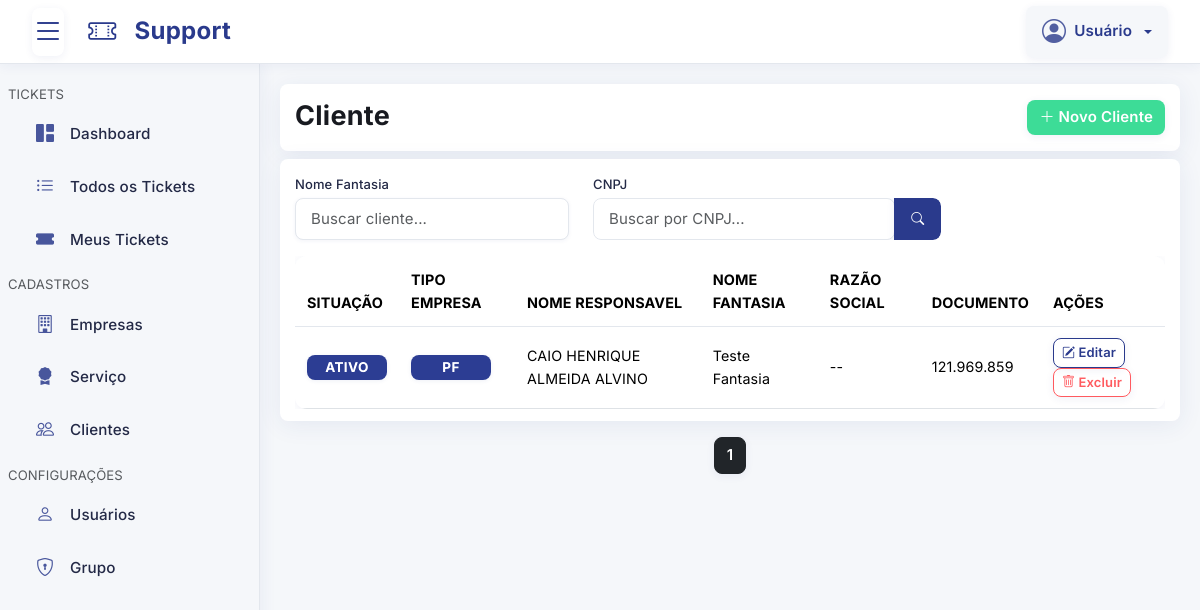
Before: /pages/cliente/index.php?cliente_id=2 with the older database file.
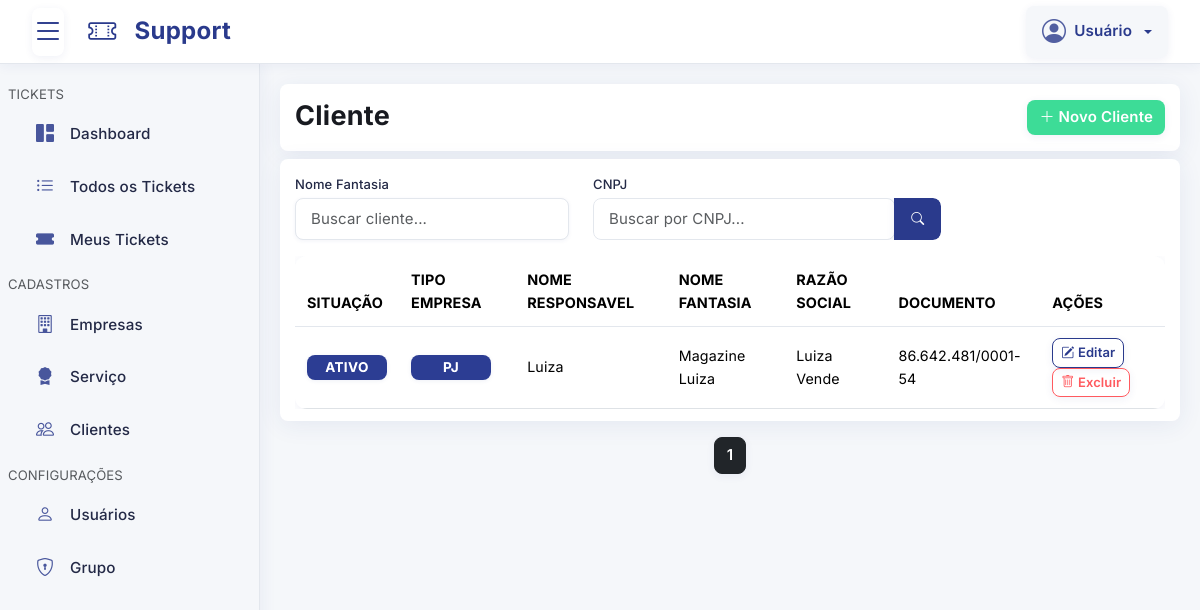
After: the same page with the newer database file.
### tables this page shows
CREATE TABLE `cliente` (
  `id` int(11) NOT NULL,
  `usuario_id` int(11) NOT NULL,
  `tipo` varchar(255) NOT NULL DEFAULT 'CNPJ' COMMENT 'CNPJ ou CPF',
  `documento` varchar(255) NOT NULL COMMENT 'xx.xxx.xxx/xxxx-xx ou xxx.xxx.xxx-xx',
  `razao_social` varchar(255) DEFAULT NULL,
  `nome_fantasia` varchar(255) NOT NULL,
  `telefone` varchar(20) NOT NULL COMMENT 'Formato: (XX) X XXXX-XXXX',
  `email` varchar(255) DEFAULT NULL,
  `responsavel_nome` varchar(255) NOT NULL,
  `responsavel_email` varchar(255) DEFAULT NULL,
  `responsavel_telefone` varchar(20) NOT NULL COMMENT 'Formato: (XX) X XXXX-XXXX',
  `responsavel_documento` varchar(18) NOT NULL COMMENT 'CPF: XXX.XXX.XXX-XX ou RG',
  `cep` varchar(10) DEFAULT NULL COMMENT 'Formato: XXXXX-XXX',
  `cidade` varchar(255) DEFAULT NULL,
  `estado` varchar(255) DEFAULT NULL,
  `pais` varchar(255) DEFAULT NULL,
  `endereco` varchar(255) DEFAULT NULL,
  `numero` varchar(50) DEFAULT NULL,
  `bairro` varchar(255) DEFAULT NULL,
  `situacao` tinyint(1) NOT NULL DEFAULT 1 COMMENT '0 = INATIVO ou 1 = ATIVO',
  `cadastrado` timestamp NULL DEFAULT current_timestamp(),
  `alterado` timestamp NULL DEFAULT current_timestamp() ON UPDATE current_timestamp()
);

### config/Database.php (called while the page is built, shortened)
<?php
class Database
{
    private $host = "localhost";
    private $dbName = "support_ticket_manager";
    private $username = "root";
    private $password = "";
    private $pdo;
    private function connect()
    {
        $dsn = "mysql:host={$this->host};dbname={$this->dbName};";
        try {
            $this->pdo = new PDO(
                $dsn,
                $this->username,
                $this->password,
                array(PDO::MYSQL_ATTR_INIT_COMMAND => "SET NAMES utf8")
            );
            $this->pdo->setAttribute(PDO::ATTR_ERRMODE, PDO::ERRMODE_EXCEPTION);
            $this->pdo->setAttribute(PDO::ATTR_DEFAULT_FETCH_MODE, PDO::FETCH_ASSOC);
        } catch (PDOException $e) {
            $this->error = $e->getMessage();
            die("Erro ao conectar ao banco de dados: {$this->error}");
        }
    }
    public function getConnection()
    {
        try {
            return $this->pdo;
        } catch (PDOException $e) {
            $this->error = $e->getMessage();
            die("Erro ao conectar ao banco de dados: {$this->error}");
        }
    }
}

### config/Cliente.php (called while the page is built, shortened)
<?php
class Cliente
{
    private $db;
    public function __construct($db)
    {
        $this->db = $db;
    }
    public function index($parametros = array())
    {
        try {
            $cliente_id = isset($parametros["cliente_id"]) ? $parametros["cliente_id"] : NULL;
            $nome_fantasia = isset($parametros["nome_fantasia"]) ? $parametros["nome_fantasia"] : NULL;
            $documento = isset($parametros["documento"]) ? $parametros["documento"] : NULL;
            $pagina = isset($parametros["pagina"]) ? $parametros["pagina"] : 1;
            $limite = isset($parametros["limite"]) ? $parametros["limite"] : 10;
            $where = array();
            $query = "SELECT `cliente`.*";
            $queryCount = "SELECT COUNT(`cliente`.`id`)";
            $query .= " FROM `cliente`";
            $queryCount .= " FROM `cliente`";
            if ($cliente_id) {
                $where[] = "`cliente`.`id` = :cliente_id";
            }
            if ($where) {
                $query .= " WHERE " . implode(" AND ", $where);
                $queryCount .= " WHERE " . implode(" AND ", $where);
            }
            $query .= " ORDER BY `cliente`.`nome_fantasia` ASC";
            $query .= " LIMIT :limite OFFSET :offset";
            $stmt = $this->db->prepare($query);
            $stmtCount = $this->db->prepare($queryCount);
            if ($cliente_id) {
                $stmt->bindParam(":cliente_id", $cliente_id, PDO::PARAM_INT);
                $stmtCount->bindParam(":cliente_id", $cliente_id, PDO::PARAM_INT);
            }
            $offset = ($pagina - 1) * $limite;
            $stmt->bindParam(":limite", $limite, PDO::PARAM_INT);
            $stmt->bindParam(":offset", $offset, PDO::PARAM_INT);
            $stmt->execute();
            $stmtCount->execute();
            $resultados = $stmt->fetchAll(PDO::FETCH_OBJ);
            $total = $stmtCount->fetchColumn();
            $paginação = array(
                "pagina" => $pagina,
                "limite" => $limite,
                "total" => $total,
                "total_paginas" => ceil($total / $limite)
            );
            return array(
                "resultados" => $resultados,
                "paginacao" => $paginação
            );
        } catch (\Throwable $th) {
            return array(
                "erro" => $th->getMessage() . " -> " . $th->getLine(),
                "resultados" => [],
                "paginacao" => array(
                    "pagina" => 1,
                    "limite" => 100,
                    "total" => 0,
                    "total_paginas" => 1
                )
            );
        }
    }
}

### pages/cliente/index.php (the view, shortened to what the changed rows need)
<?php include("../template/topo.php"); ?>
<?php
$cliente_id = isset($_GET["cliente_id"]) ? $_GET["cliente_id"] : NULL;
$empresa_id = isset($_GET["empresa_id"]) ? $_GET["empresa_id"] : NULL;
$documento = isset($_GET["documento"]) ? $_GET["documento"] : NULL;
$nome_fantasia = isset($_GET["nome_fantasia"]) ? $_GET["nome_fantasia"] : NULL;
$pagina = isset($_GET["pagina"]) ? $_GET["pagina"] : 1;
$indexRegistros = $classCliente->index([
    "cliente_id" => $cliente_id,
    "empresa_id" => $empresa_id,
    "documento" => $documento,
    "nome_fantasia" => $nome_fantasia,
    "pagina" => $pagina,
    "limite" => 15
]);
$registros = $indexRegistros["resultados"];
?>
<header class="sessao">
    <div class="row">
        <div class="col-xl-6 col-lg-6 col-md-6 col-sm-12 col-12 my-1">
            <h1 class="titulo">Cliente
            </h1>
        </div>
    </div>
</header>
<div class="sessao">
    <?php if (count($registros) == 0): ?>
        <div class="alert alerta-sem-cadastrar text-center py-4" role="alert">
            <div class="mb-3">
                <i class="bi bi-people fs-1"></i>
            </div>
            <h5 class="fw-bold">Nenhum cliente encontrado</h5>
            <p class="mb-0">Confira se os dados estão corretos ou cadastre um novo cliente.</p>
        </div>
    <?php else: ?>
        <div class="table-responsive">
            <table class="table table-hover">
                <thead>
                    <tr>
                        <th>Situação</th>
                        <th>Tipo Empresa</th>
                        <th>Nome Responsavel</th>
                        <th>Nome Fantasia</th>
                        <th>Razão Social</th>
                        <th>Documento</th>
                        <th>Ações</th>
                    </tr>
                </thead>
                <tbody>
                    <?php foreach ($registros as $registro): ?>
                        <tr class="<?php echo $registro->id == $focu_cliente_id ? 'table-active' : ''; ?>">
                            <td>
                                <?php if ($registro->situacao == 1): ?>
                                    <span class="badge status-situacao">Ativo</span>
                                <?php else: ?>
                                    <span class="badge status-insituacao">Inativo</span>
                                <?php endif; ?>
                            </td>
                            <td>
                                <?php if ($registro->tipo === "CNPJ"): ?>
                                    <span class="badge status-situacao">PJ</span>
                                <?php else: ?>
                                    <span class="badge status-situacao">PF</span>
                                <?php endif ?>
                            </td>
                            <td><?php echo $registro->responsavel_nome ?? "--"; ?></td>
                            <td><?php echo $registro->nome_fantasia ?? "--"; ?></td>
                            <td><?php echo $registro->razao_social ?? "--"; ?></td>
                            <td><?php echo $registro->documento ? $registro->documento : $registro->responsavel_documento; ?></td>
                            <td>
                                <a href="edicao.php?id=<?php echo $registro->id; ?>" class="btn btn-sm btn-editar">
                                    <i class="bi-pencil-square"></i> Editar
                                </a>
                                <button
                                    data-bs-toggle="modal"
                                    data-bs-target="#excluir-<?php echo $registro->id; ?>"
                                    type="button"
                                    class="btn btn-sm btn-excluir">
                                    <i class="bi bi-trash"></i> Excluir
                                </button>
                            </td>
                        </tr>
                    <?php endforeach; ?>
                </tbody>
            </table>
        </div>
</div>
<?php endif; ?>
<?php include("../template/rodape.php"); ?>

Changed rows visible on the page:
changed cliente: responsavel_nome "CAIO HENRIQUE ALMEIDA ALVINO" → "Luiza"; nome_fantasia "Teste Fantasia" → "Magazine Luiza"; razao_social "--" → "Luiza Vende"; documento (not shown) → "86.642.481/0001-54"; responsavel_documento "121.969.859" → (not shown); tipo "PF" → "PJ"
